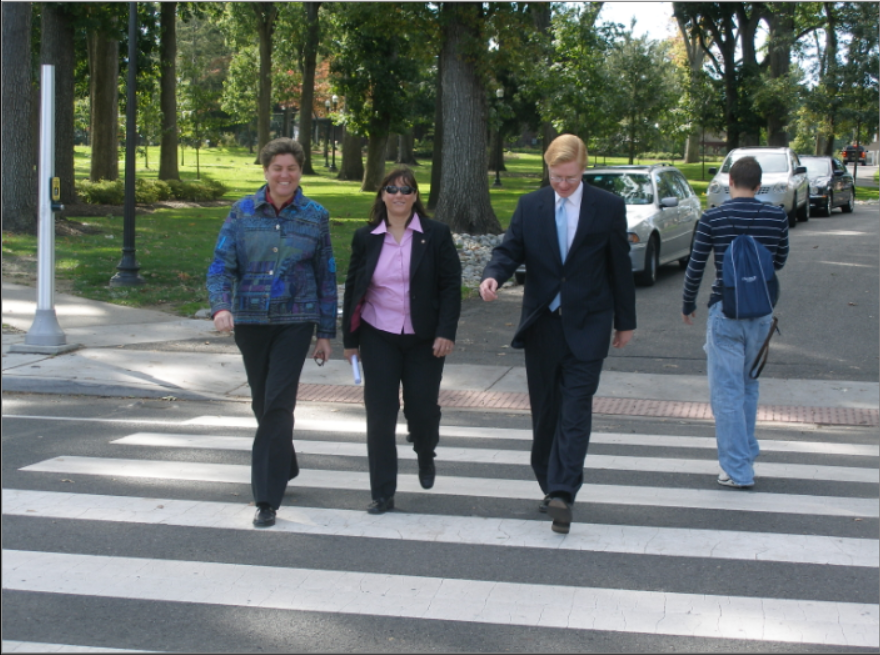
#> input picture OpenCV/05_OpenCV_ATTRIBUTE_RECOGNITION/06_HOG_PEDESTRIAN_DETECTION/pedestrian.png, 880 x 655 px
$ jupyter execute hog_pedestrian_detection.ipynb
#> lines starting #> are read from the running program, lines starting #| are printed output that depends on the picture
# HOG - HISTOGRAM OF ORİENTED GRADIENTS

[cell 1]
import cv2 as cv
import numpy as np

[cell 2]
img = cv.imread("pedestrian.png")
#> img is the input picture: shape (655, 880, 3); mean B, G, R 109.8, 112.8, 105.6
img = cv.resize(img, None, fx=0.8, fy=0.8, interpolation=cv.INTER_CUBIC)
#> img: shape (524, 704, 3)
src = img.copy()

[cell 3]
hog = cv.HOGDescriptor()

hog.setSVMDetector(cv.HOGDescriptor_getDefaultPeopleDetector())

[cell 4]
rects, weights = hog.detectMultiScale(src,
                                      winStride=(4,4),
                                      padding=(8,8),
                                      scale=1.25)
#> rects = [[512, 113, 156, 312], [123, 76, 192, 385], [235, 105, 172, 344], [352, 70, 202, 404]]; weights = [0.958, 2.15, 2.22, 1.57]

[cell 5]
for (x,y,w,h) in rects:
    cv.rectangle(src,
                 (x,y),
                 (x+w,y+h),
                 (0,255,0),
                 2)
#> this loop made 4 passes
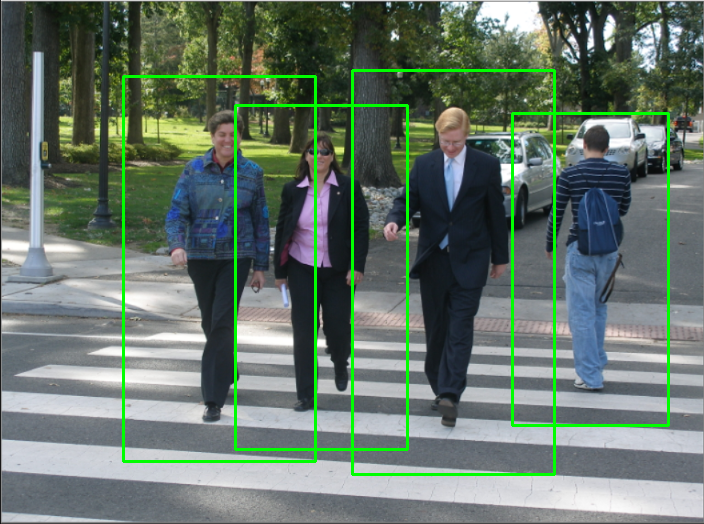
#> src: shape (524, 704, 3); mean B, G, R 105.9, 117.8, 101.8

[cell 6]
# 2 sonucu yanyana gösterme
h, w = src.shape[:2]
#> h = 524; w = 704
result = np.zeros([h, w*2, 3], dtype=src.dtype)
result[0:h, 0:w  , :] = img
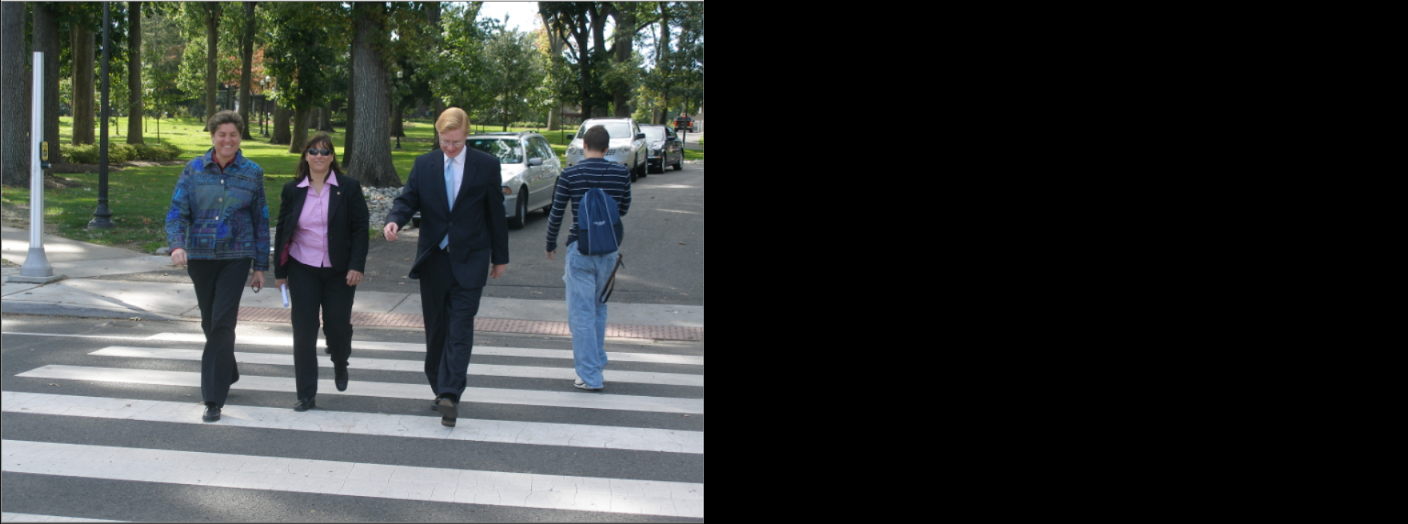
#> result: shape (524, 1408, 3); mean B, G, R 54.9, 56.4, 52.8
result[0:h, w:w*2, :] = src
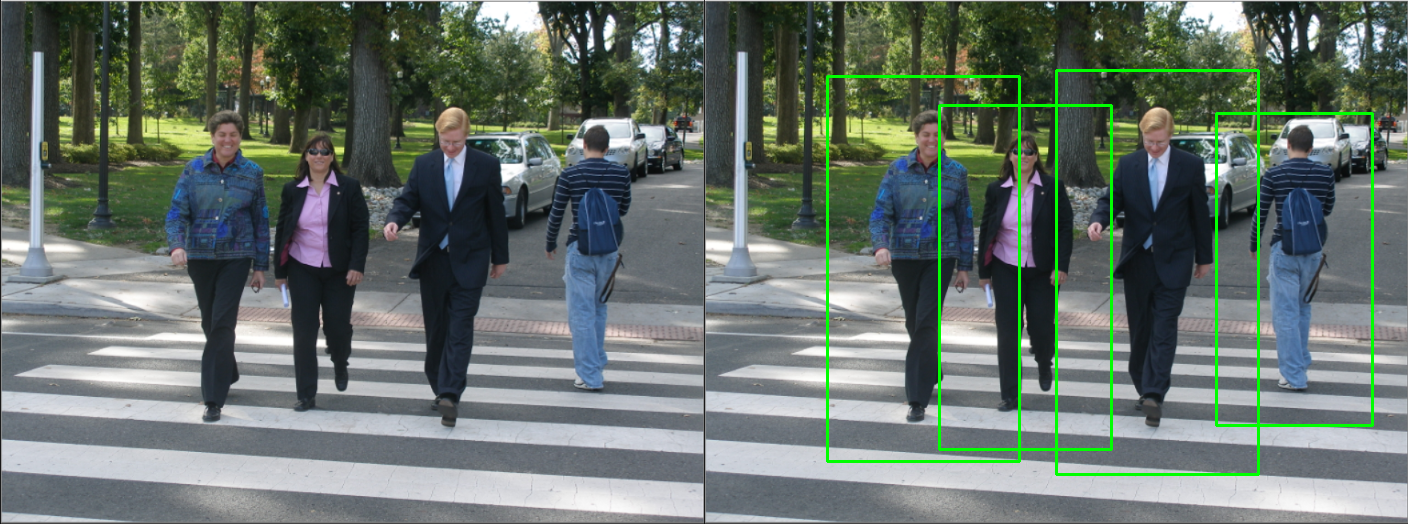
#> result: shape (524, 1408, 3); mean B, G, R 107.8, 115.3, 103.7
